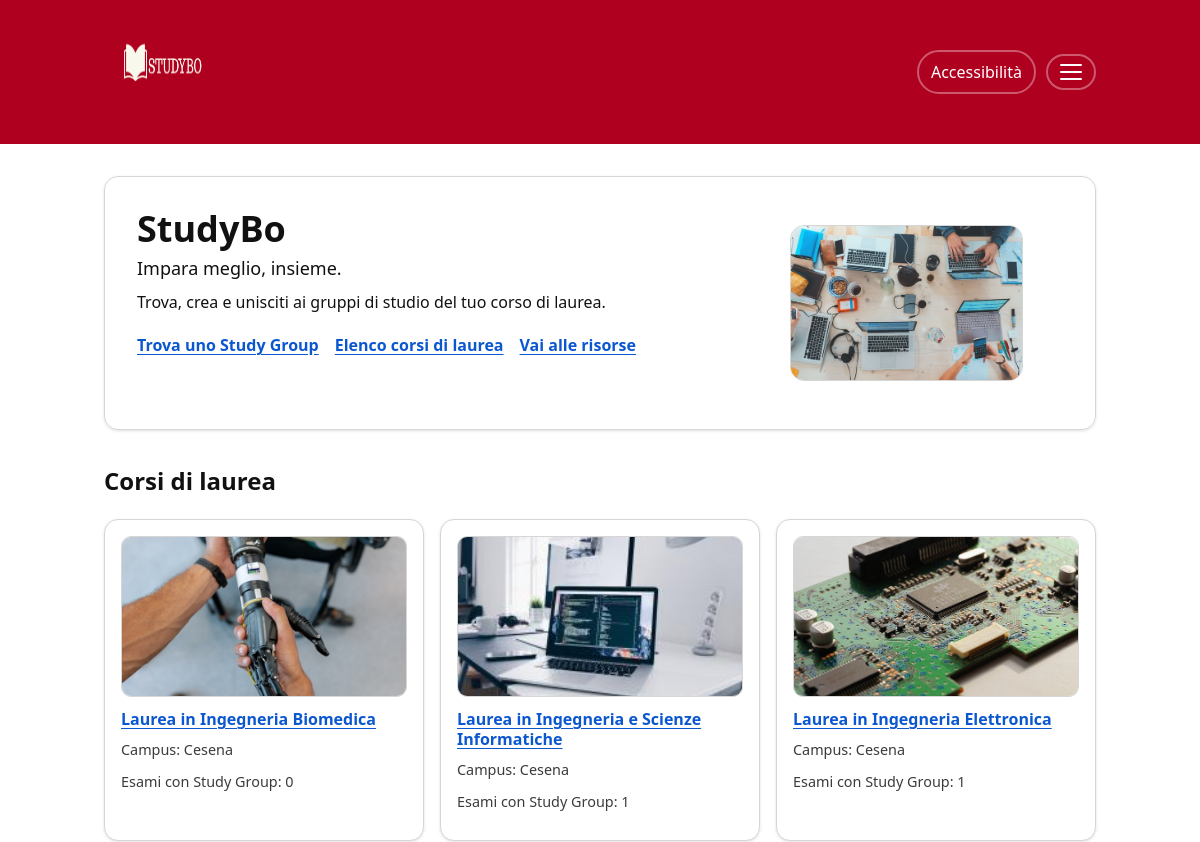
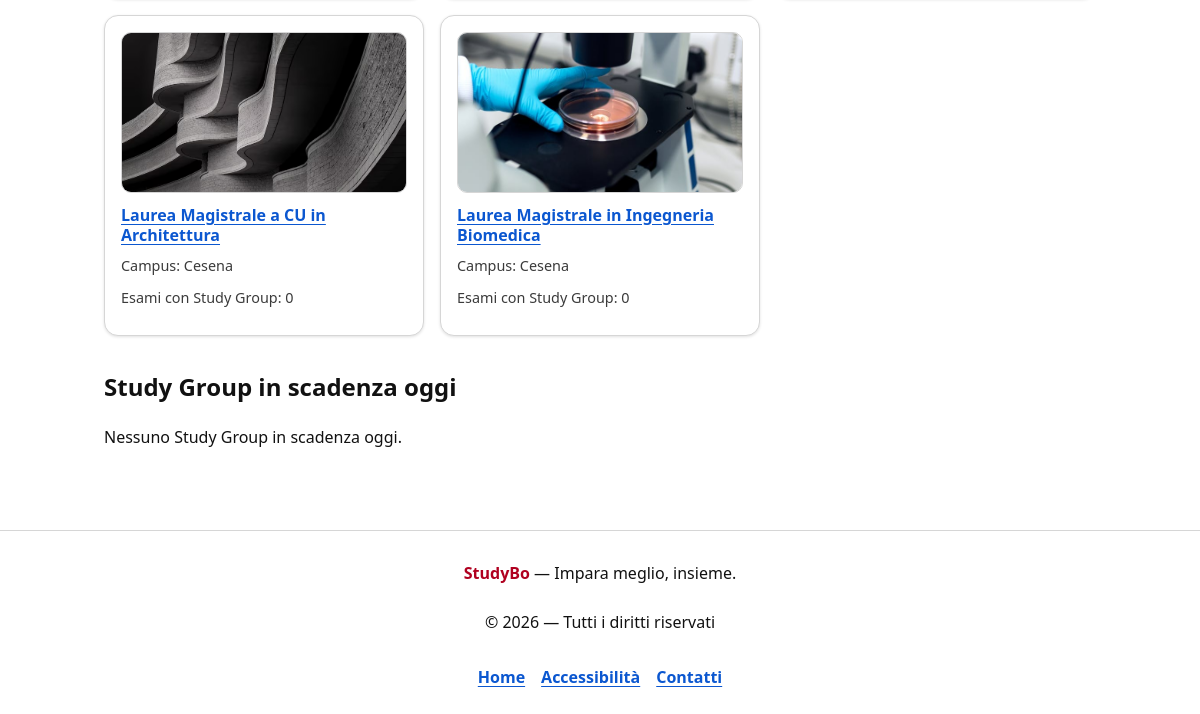
Page /home.php on the earlier database version (2 pictures, top to bottom).
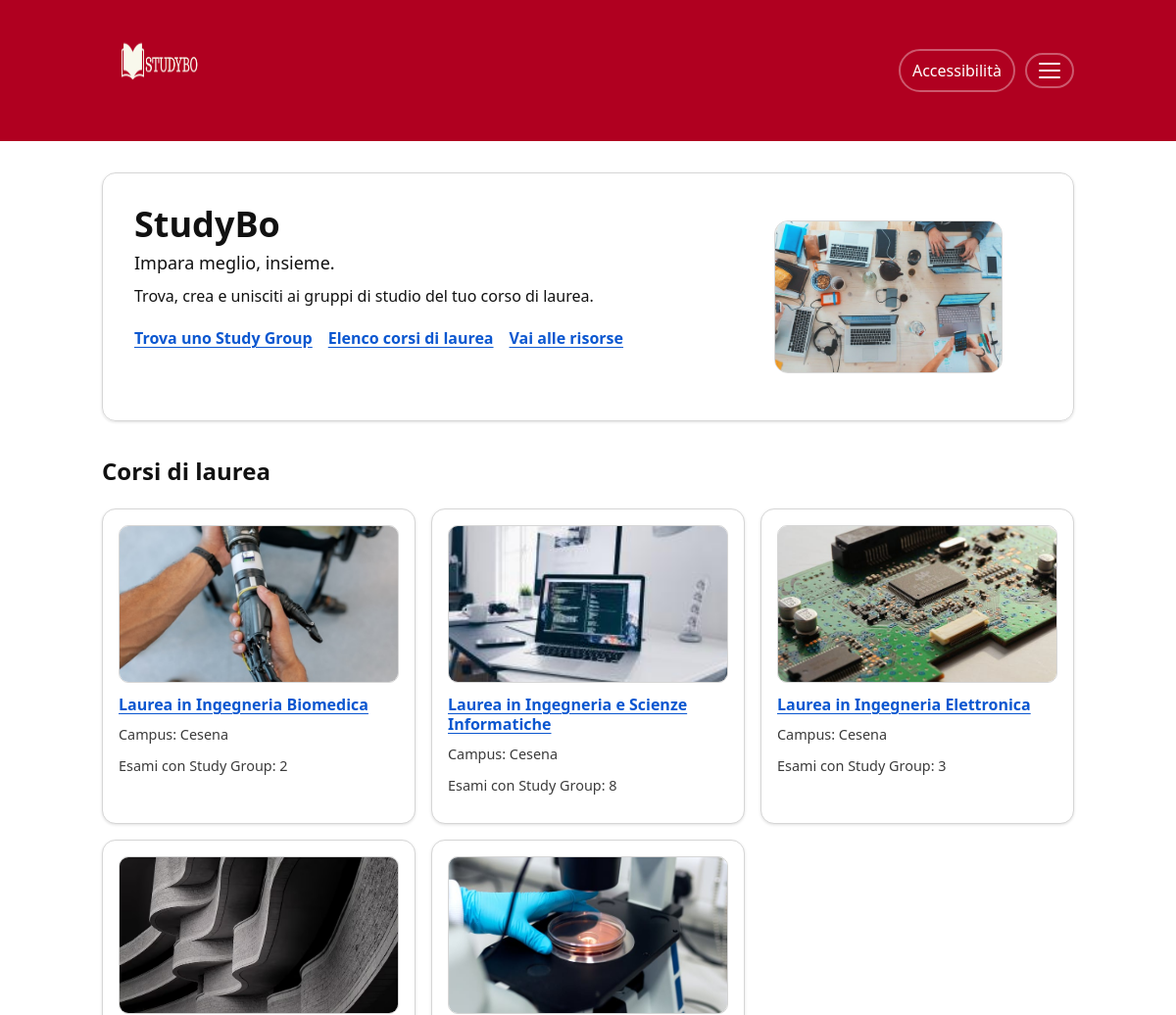
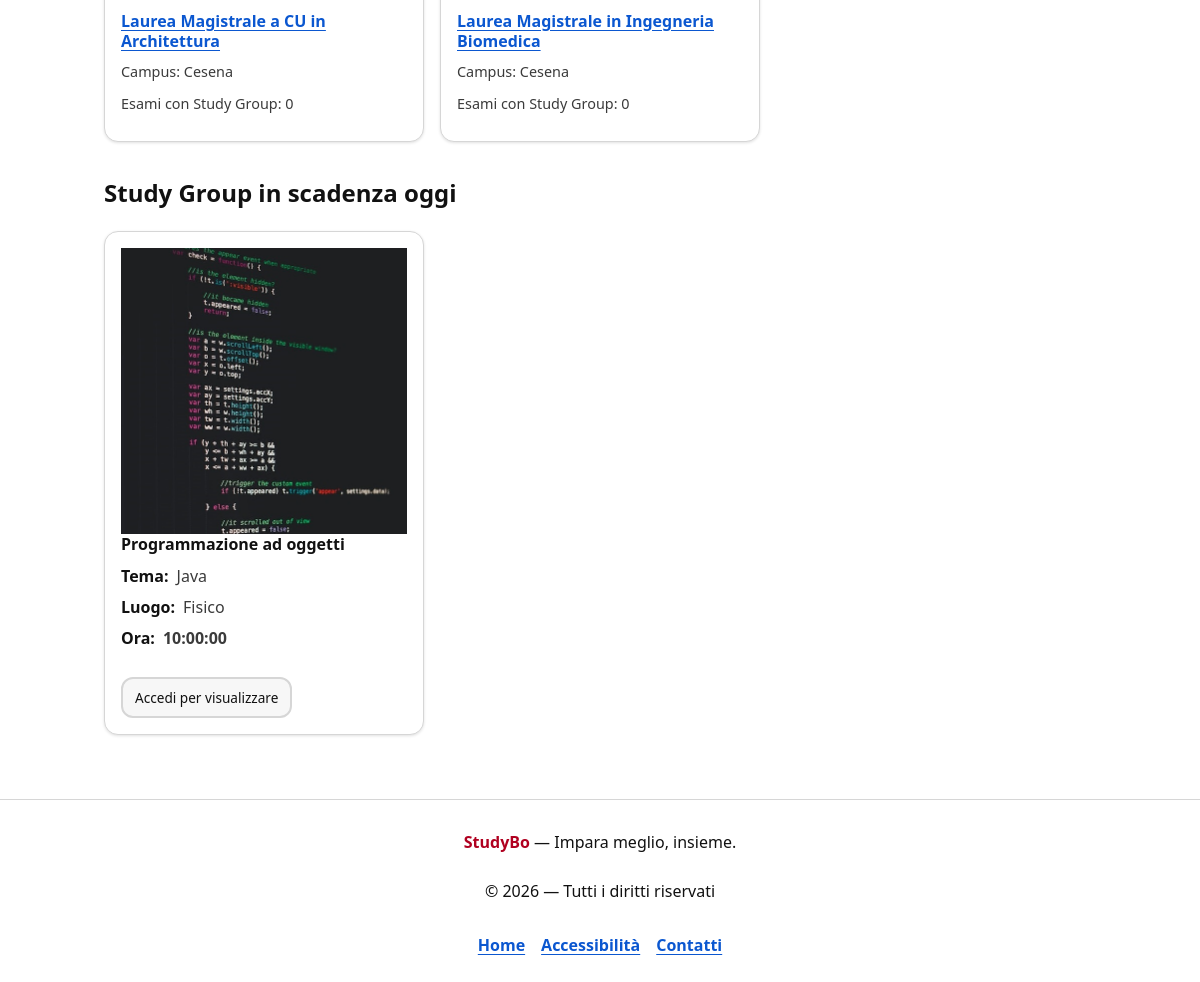
Same page on the later database version (2 pictures, top to bottom).
### tables this page shows
CREATE TABLE `cdl` (
  `idcdl` int(11) NOT NULL,
  `nomecdl` char(200) NOT NULL,
  `sede` char(30) NOT NULL,
  `img` char(100) NOT NULL,
  `durata` int(11) NOT NULL,
  `descrizionecdl` longtext NOT NULL
);

CREATE TABLE `studygroup` (
  `idcdl` int(11) NOT NULL,
  `idesame` int(11) NOT NULL,
  `idstudygroup` int(11) NOT NULL,
  `idlingua` char(5) NOT NULL,
  `tema` char(30) NOT NULL,
  `luogo` char(20) NOT NULL,
  `dettaglioluogo` text NOT NULL,
  `data` date NOT NULL,
  `ora` time NOT NULL,
  `amministratoresg` char(100) NOT NULL
);

CREATE TABLE `esame` (
  `idcdl` int(11) NOT NULL,
  `idesame` int(11) NOT NULL,
  `nomeesame` char(100) NOT NULL,
  `annoesame` int(11) NOT NULL,
  `imgesame` char(100) NOT NULL,
  `principale` tinyint(1) NOT NULL
);

### db/DatabaseHelper.php (called while the page is built, shortened)
<?php
class DatabaseHelper {
    private $db;
    public function __construct($servername, $username, $password, $dbname, $port){
        $this->db = new mysqli($servername, $username, $password, $dbname, $port);
    }
    public function getAllCdl(){ return $this->db->query("SELECT * FROM cdl ORDER BY nomecdl")->fetch_all(MYSQLI_ASSOC); }
    public function getStGrScad(){
        return $this->db->query("SELECT S.*, E.nomeesame, E.imgesame FROM studygroup S JOIN esame E ON S.idesame = E.idesame WHERE S.data = CURRENT_DATE ORDER BY S.ora")->fetch_all(MYSQLI_ASSOC);
    }
    public function getNumberEsamiSgByCdl(){
        $query = "SELECT idcdl, COUNT(DISTINCT idesame) AS numesami FROM studygroup WHERE data >= CURRENT_DATE GROUP BY idcdl";
        $stmt = $this->db->prepare($query);
        $stmt->execute();
        return $stmt->get_result()->fetch_all(MYSQLI_ASSOC);
    }
}
?>

### bootstrap.php (called while the page is built, shortened)
<?php
require_once 'db/DatabaseHelper.php';
require_once("utils/functions.php");
$dbh = new DatabaseHelper(DB_HOST, DB_USER, DB_PASS, DB_NAME, DB_PORT);
?>

### utils/functions.php (called while the page is built, shortened)
<?php
function e($string) {
    return htmlspecialchars((string)$string, ENT_QUOTES, 'UTF-8');
}
?>

### home.php (the view, shortened to what this page needs)
<?php
require_once 'bootstrap.php';
$scadenze = $dbh->getStGrScad();
$isLogged = !empty($_SESSION['username']);
$corsi = $dbh->getAllCdl();
$esamisg = $dbh->getNumberEsamiSgByCdl();
?>
<!DOCTYPE html>
<html lang="it">
<head>
  <link rel="stylesheet" href="style.css"/>
<body onload="checkNotifica()">
<?php include 'header.php'; ?>
<main id="contenuto" class="pagina" role="main">
  <section class="hero" aria-labelledby="hero-title">
    <div class="hero-grid">
      <div class="hero-text">
        <h1 id="hero-title">StudyBo</h1>
        <p class="hero-subtitle">Impara meglio, insieme.</p>
        <p class="hero-desc">
          Trova, crea e unisciti ai gruppi di studio del tuo corso di laurea.
        </p>
        <ul class="quick-links">
          <li><a href="studygroup-list.php" class="link-strong">Trova uno Study Group</a></li>
          <li><a href="elenco-cdl.php" class="link-strong">Elenco corsi di laurea</a></li>
          <li><a href="risorse.php" class="link-strong">Vai alle risorse</a></li>
        </ul>
      </div>
      <figure class="hero-media">
        <img src="img/scrivania.png" alt="" loading="lazy"/>
      </figure>
    </div>
  </section>
  <section class="sezione" aria-labelledby="corsi-title">
    <h2 id="corsi-title">Corsi di laurea</h2>
    <div class="griglia-corsi" role="list">
      <?php foreach ($corsi as $c): ?>
        <article class="card-corso" role="listitem">
          <img class="card-cdl-img" src="img/cdl/<?php echo e($c["img"]) ?>" alt="" loading="lazy" decoding="async"/>
          <h3 class="card-title"><a href="corso.php?idcdl=<?php echo $c["idcdl"]; ?>"><?php echo e($c["nomecdl"]); ?></a></h3>
          <p class="card-meta">Campus: <?php echo e($c["sede"]) ?></p>
          <p class="card-meta">Esami con Study Group:
            <?php $n =0; foreach($esamisg as $e): ?>
            <?php if($e["idcdl"] == $c["idcdl"]): ?>
              <?php $n = $e["numesami"]; ?>
            <?php endif; ?>
          <?php endforeach; ?>
          <?php echo $n; ?>
          </p>
        </article>
      <?php endforeach; ?>
    </div>
  </section>
  <section class="sezione" aria-labelledby="sg-title">
    <h2 id="sg-title">Study Group in scadenza oggi</h2>
    <?php if (empty($scadenze)): ?>
      <p>Nessuno Study Group in scadenza oggi.</p>
    <?php else: ?>
      <div class="griglia-corsi" role="list">
        <?php foreach ($scadenze as $s): ?>
          <article class="card-corso" role="listitem">
            <img src="img/esami/<?php echo e($s['imgesame'] ? $s['imgesame'] : 'logo.libro.PNG'); ?>" alt="Icona esame <?php echo e($s['nomeesame']); ?>"/>
            <h3 class="card-title"><?php echo e($s['nomeesame']); ?></h3>
            <dl class="card-dl">
              <div><dt>Tema:</dt><dd><?php echo e($s['tema']); ?></dd></div>
              <div><dt>Luogo:</dt><dd><?php echo e($s['luogo']); ?></dd></div>
              <div><dt>Ora:</dt><dd><strong><?php echo e($s['ora']); ?></strong></dd></div>
            </dl>
            <div class="card-actions" style="margin-top:10px;">
                <?php if ($isLogged): ?>
                  <a class="btn-primary btn-small" href="studygroup.php?idcdl=<?php echo (int)$s['idcdl']; ?>&idesame=<?php echo (int)$s['idesame']; ?>&idstudygroup=<?php echo (int)$s['idstudygroup']; ?>">
                    Visualizza →
                  </a>
                <?php else: ?>
                  <a class="btn-secondary btn-small" href="login.php">Accedi per visualizzare</a>
                <?php endif; ?>
            </div>
          </article>
        <?php endforeach; ?>
      </div>
    <?php endif; ?>
  </section>
</main>
<?php include 'footer.php'; ?>
</body>
</html>

Differences in the rows shown:
computed for cdl "Laurea in Ingegneria Biomedica": n "0" → "2"
computed for cdl "Laurea in Ingegneria e Scienze Informatiche": n "1" → "8"
computed for cdl "Laurea in Ingegneria Elettronica": n "1" → "3"
added studygroup: esame.imgesame (picture), esame.nomeesame "Programmazione ad oggetti", tema "Java", luogo "Fisico", ora "10:00:00"
Other differences:
text no longer shown: "Nessuno Study Group in scadenza oggi."
